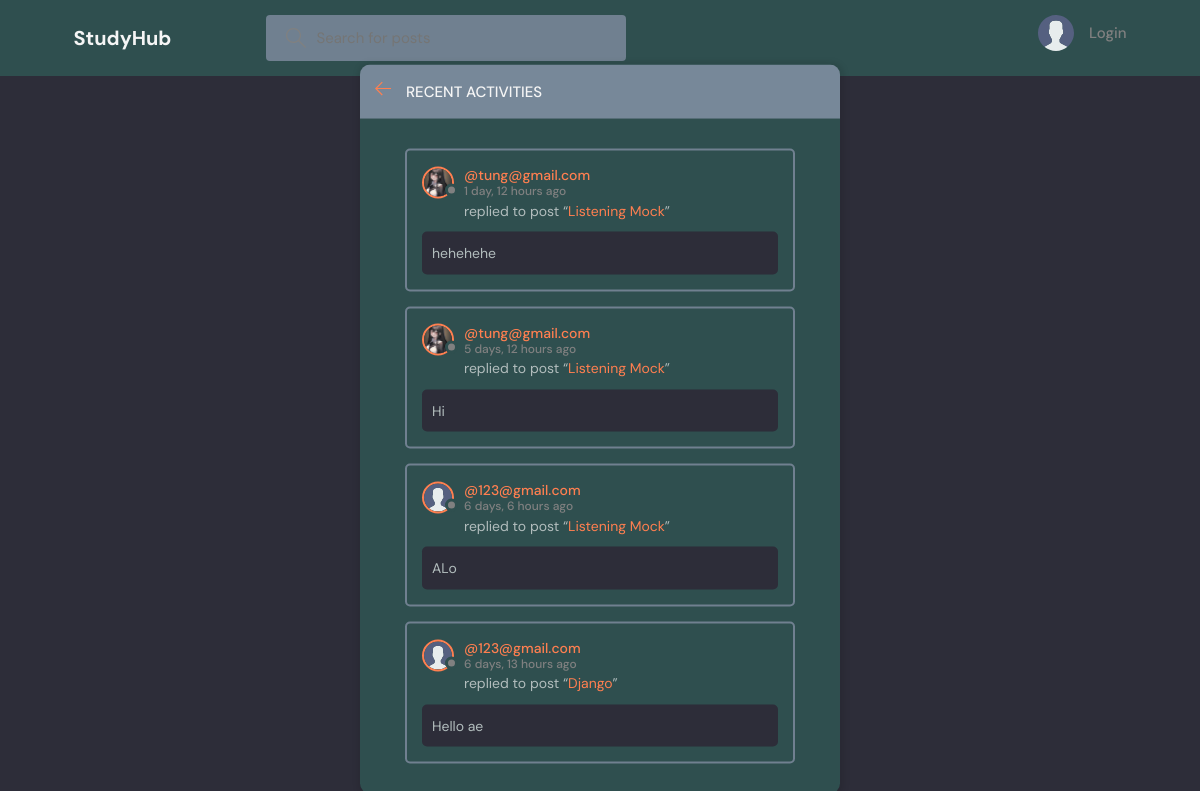
The page /activity/ on the database as committed earlier.
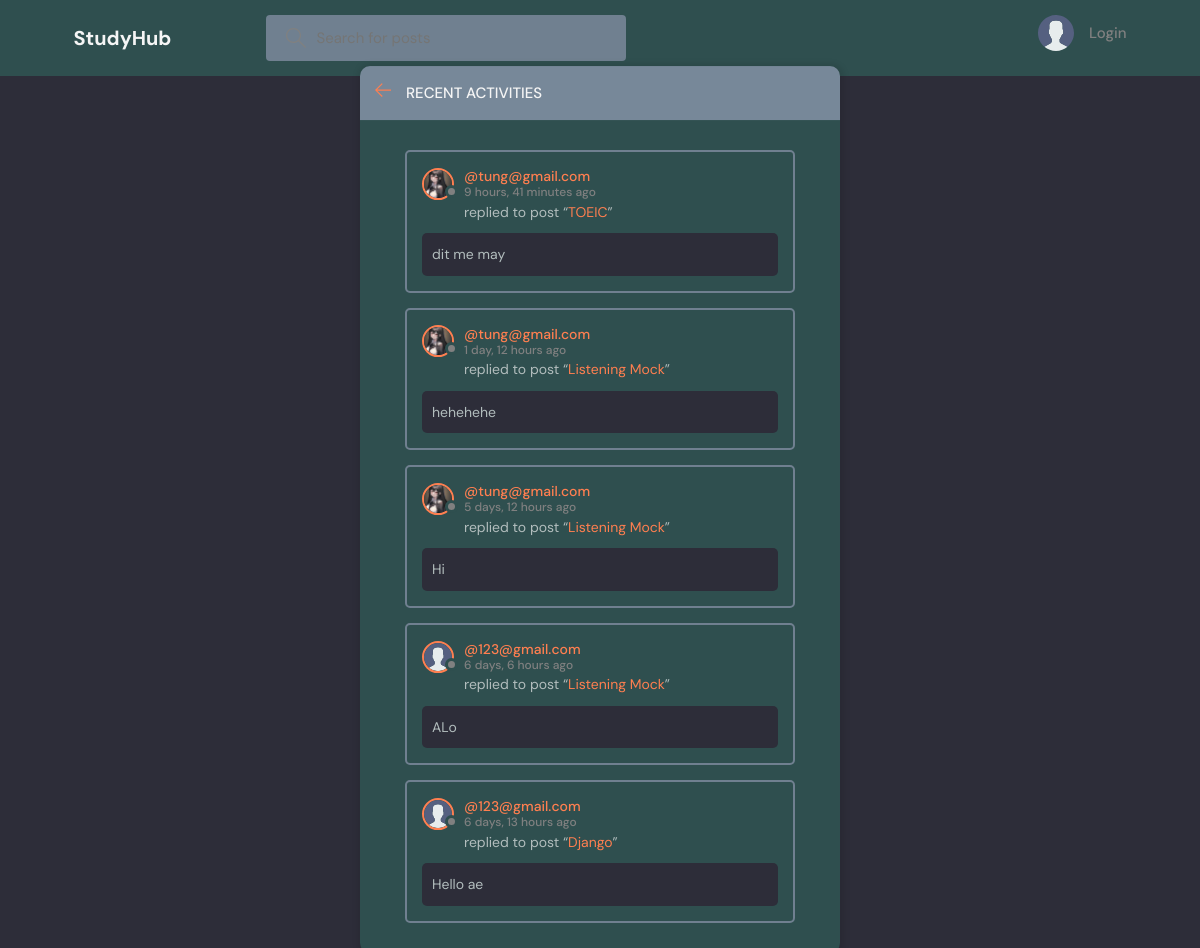
The same page on the database as committed later.
### study_project/models.py (models this page shows, shortened)
class Message(models.Model):
    user = models.ForeignKey(User, on_delete=models.CASCADE)
    room = models.ForeignKey(Room, on_delete=models.CASCADE)
    body = models.TextField()
    updated = models.DateTimeField(auto_now=True)
    created = models.DateTimeField(auto_now_add=True)
    class Meta:
        ordering = ['-updated', '-created']

class User(AbstractUser):
    name = models.CharField(max_length=200, null=True)
    email = models.EmailField(unique=True, null=True)
    bio = models.TextField(null=True)
    avatar = models.ImageField(null=True, default="avatar.svg")
    groups = models.ManyToManyField(
        'auth.Group',
        related_name='auth_users',
        related_query_name='auth_user_set',
        blank=True,
        help_text='The groups this user belongs to. A user will get all permissions granted to each of their groups.',
        verbose_name='groups',
    )
    user_permissions = models.ManyToManyField(
        'auth.Permission',
        related_name='auth_users',
        related_query_name='auth_user_set',
        blank=True,
        help_text='Specific permissions for this user.',
        verbose_name='user permissions',
    )
    USERNAME_FIELD = 'email'
    REQUIRED_FIELDS = []

class Room(models.Model):
    host = models.ForeignKey(User, on_delete=models.SET_NULL, null=True)
    topic = models.ForeignKey(Topic, on_delete=models.SET_NULL, null=True)
    name = models.CharField(max_length=200)
    description = models.TextField(null=True, blank=True)
    participants = models.ManyToManyField(
        User, related_name='participants', blank=True)
    updated = models.DateTimeField(auto_now=True)
    created = models.DateTimeField(auto_now_add=True)
    class Meta:
        ordering = ['-updated', '-created']
    def __str__(self):
        return self.name

### study_project/views.py (the view)
# urls.py: path('activity/', views.activityPage, name="activity"),
def activityPage(request):
    room_messages = Message.objects.all()
    return render(request, 'study_project/activity.html', {'room_messages': room_messages})

### study_project/templates/study_project/activity.html (shortened to what this page needs)
{% extends 'main.html' %}
{% block content %}
<main class="layout">
  <div class="container">
    <div class="layout__box">
      <div class="layout__boxHeader">
        <div class="layout__boxTitle">
          <a href="{% url 'home' %}">
            <svg version="1.1" xmlns="http://www.w3.org/2000/svg" width="32" height="32" viewBox="0 0 32 32">
              <title>arrow-left</title>
              <path
                d="M13.723 2.286l-13.723 13.714 13.719 13.714 1.616-1.611-10.96-10.96h27.625v-2.286h-27.625l10.965-10.965-1.616-1.607z">
              </path>
              </path>
            </svg>
          </a>
          <h3>Recent Activities</h3>
        </div>
      </div>
      <div class="activities-page layout__body">
        {% for message in room_messages %}
        <div class="activities__box">
          <div class="activities__boxHeader roomListRoom__header">
            <a href="{% url 'user-profile' message.user.id %}" class="roomListRoom__author">
              <div class="avatar avatar--small">
                <img src="{{message.user.avatar.url}}" />
              </div>
              <p>
                @{{message.user}}
                <span>{{message.created|timesince}} ago</span>
              </p>
            </a>
          </div>
          <div class="activities__boxContent">
            <p>replied to post “<a href="{% url 'room' message.room.id %}">{{message.room}}</a>”</p>
            <div class="activities__boxRoomContent">
              {{message.body}}
            </div>
          </div>
        </div>
        {% endfor %}
      </div>
    </div>
  </div>
</main>
{% endblock content %}

Rows that differ between the two databases and show on the page:
added Message: user.avatar (picture), user "tung@gmail.com", created "9 hours, 41 minutes", room "TOEIC", body "dit me may"
